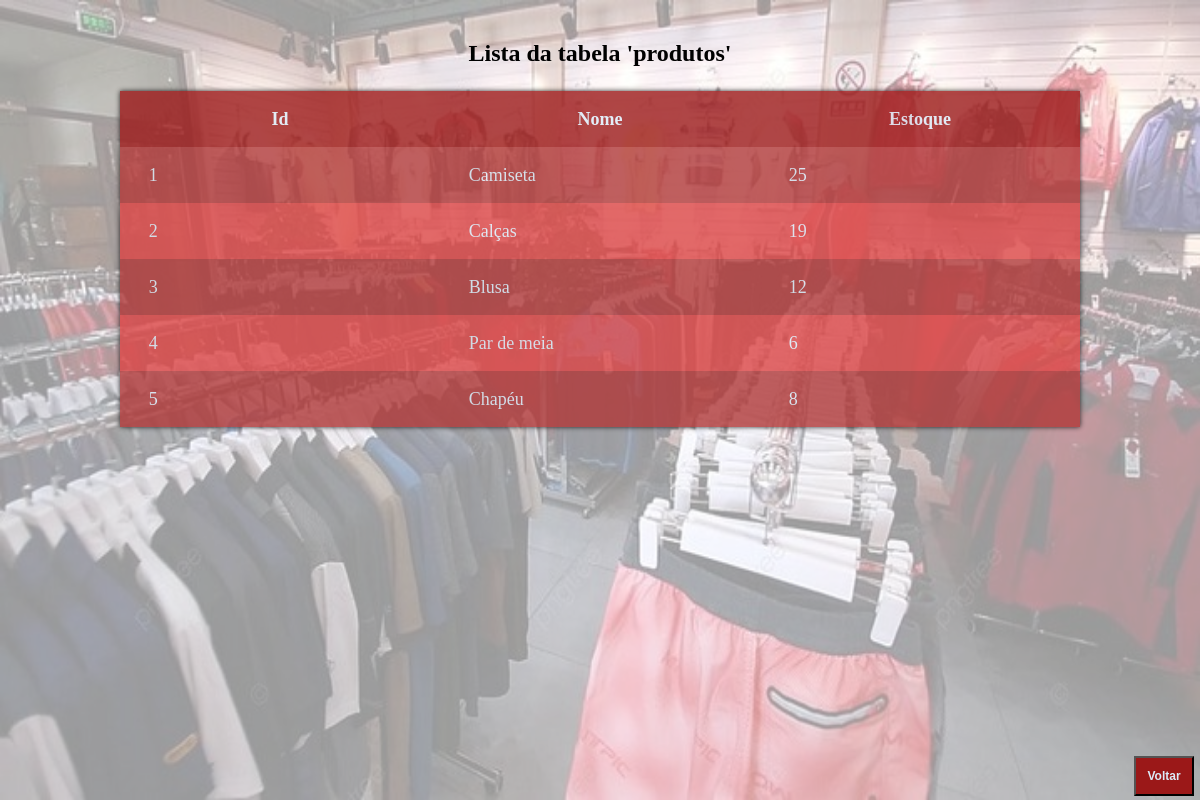
Screenshot of /Projetos/ProjetoProduto/AcessoBD/Listar.php with the database file from the repository.
### tables this page shows
CREATE TABLE `produtos` (
  `Id` int(11) NOT NULL,
  `Nome` varchar(50) NOT NULL,
  `Estoque` int(11) NOT NULL
);

### Projetos/ProjetoProduto/AcessoBD/Produto.php (called while the page is built, shortened)
<?php
    class Produto
    {
        function listar()
        {
            try
            {
                $this->conn = new Conectar();
                $sql = $this->conn->query("select * from produtos order by Id");
                $sql->execute();
                return $sql->fetchAll();
            }
            catch(PDOException $exc)
            {
                echo "Erro ao executar consulta. " . $exc->getMessage();
            }
        }
    }
?>

### Projetos/ProjetoProduto/AcessoBD/Listar.php (the view, shortened to what this page needs)
<!DOCTYPE html>
<html lang="en">
<head>
    <link rel="stylesheet" type="text/css" href="CSS/Listar.css">
</head>
<body>
    <main>
        <?php
            $pos = 0;
            include_once 'Produto.php';
            $p = new Produto();
            $pro_bd=$p->listar();
        ?>
        <p>Lista da tabela 'produtos'<p>
        <table>
            <tr class="cap">
                <th>Id</th>
                <th>Nome</th>
                <th>Estoque</th>
            </tr>
        <?php
            foreach($pro_bd as $pro_mostrar)
            {
                $pos = $pos + 1;
                if($pos % 2 == 1){
                    echo "<tr class='par'>";
                }
                else{
                    echo "<tr class='impar'>";
                }
                echo "<td> $pro_mostrar[0] </td>";
                echo "<td> $pro_mostrar[1] </td>";
                echo "<td> $pro_mostrar[2] </td>";
                echo "</tr>";
            }
        ?>
        </table>
    </main>
    <form action="../menu/index.php">
        <input type="submit" value="Voltar">
    </form>
    <div class="fundo"></div>
</body>
</html>

### Projetos/ProjetoProduto/AcessoBD/CSS/Listar.css (style rules this page uses)
body { padding: 0; margin: 0; width: 100vw; height: 95vh; }
.fundo { position: fixed; top: 0; bottom: 0; width: 100vw; height: 100vh; background-image: url('../../../img/background.jpg'); background-size: 100% 100%; background-repeat: no-repeat; z-index: -1; opacity: 40%; }
main { margin-top: 5vh; }
p { text-align: center; font-weight: bold; font-size: 2vw; }
table { box-shadow: 0 0 5px black; margin: auto; width: 80vw; border-collapse: collapse; font-size: 1.5vw; opacity: 80%; color: rgb(220, 234, 247); }
th { width: 33.333%; }
td { padding-left: 3%; }
tr { height: 7vh; }
.cap { background-color: rgb(155, 24, 24); }
.par { background-color: rgb(175, 56, 56); }
.impar { background-color: rgb(219, 68, 68); }
form { position: fixed; bottom: 0.5vh; right: 0.5vw; height: 5vh; width: 5vw; }
input { height: 100%; width: 100%; background-color: rgb(155, 24, 24); color: rgb(220, 234, 247); font-weight: bold; font-size: 1vw; }

### rows the page displays
produtos: Id "1", Nome "Camiseta", Estoque "25"
produtos: Id "2", Nome "Calças", Estoque "19"
produtos: Id "3", Nome "Blusa", Estoque "12"
produtos: Id "4", Nome "Par de meia", Estoque "6"
produtos: Id "5", Nome "Chapéu", Estoque "8"
